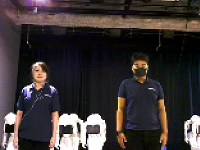
#> input picture detect-closed-faces/edited/1.png, 200 x 150 px; its folder holds only this picture in this run
$ python detect-closed-faces.py
#> lines starting #> are read from the running program, lines starting #| are printed output that depends on the picture
# type: ignore
# from flas import Flask, request, make_response, send_file
import cv2
import matplotlib.pyplot as plt
import math
import glob


#@app.route('/detect-closed-faces', methods=['POST'])
#def calculate_closed_faces():
#    image = cv.imread()
#image = cv2.imread('data/image.jpg')

def run_image(path):
#> called with path = 'edited/1.png'
    image = cv2.imread(path)
#> image is the input picture: shape (150, 200, 3); mean B, G, R 52, 52.3, 59

    if image is None:
        print("no image found")
        print(path)
        exit()

    face_cascade = cv2.CascadeClassifier('./haarcascade_frontalface_default.xml')

    gray = cv2.cvtColor(image, cv2.COLOR_BGR2GRAY)
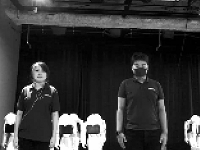
#> gray: shape (150, 200); min 0, max 255, mean 54.2
    faces = face_cascade.detectMultiScale(gray)
#> faces = ()


    face_center_coordinates = [[x+w/2,y+h/2] for x,y,w,h in faces]
#> face_center_coordinates = []

    for i, face1 in enumerate(face_center_coordinates):
        for j, face2 in enumerate(face_center_coordinates):
            if i >= j:
                # already calculated
                continue
            distance = math.sqrt((face1[0] - face2[0]) ** 2 + (face1[1] - face2[1]) ** 2)
#> this loop made 0 passes

    for (x,y,w,h) in faces:
        image = cv2.rectangle(image, (x,y), (x+w,y+h), (0,0,255), 10)

    image = cv2.cvtColor(image, cv2.COLOR_BGR2RGB)
    plt.imshow(image)
    plt.show();


image_paths = glob.glob('edited/*.png')
for path in image_paths:
    run_image(path)

$ run again, on detect-closed-faces/edited/5.png
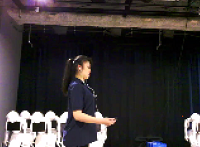
#> input picture detect-closed-faces/edited/5.png, 200 x 147 px
#> in run_image, image is the input picture: shape (147, 200, 3); mean B, G, R 53.4, 52.7, 57.8
#> in run_image, `gray = cv2.cvtColor(image, cv2.COLOR_BGR2GRAY)`:
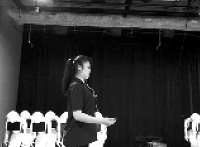
#> gray: shape (147, 200); min 0, max 255, mean 54.3
#> faces = ()
#> face_center_coordinates = []

$ run again, on detect-closed-faces/edited/6.png
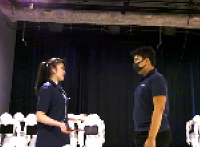
#> input picture detect-closed-faces/edited/6.png, 200 x 147 px
#> in run_image, image is the input picture: shape (147, 200, 3); mean B, G, R 51.9, 52, 58.5
#> in run_image, `gray = cv2.cvtColor(image, cv2.COLOR_BGR2GRAY)`:
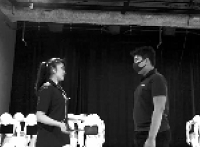
#> gray: shape (147, 200); min 0, max 255, mean 53.9
#> faces = ()
#> face_center_coordinates = []

$ run again, on detect-closed-faces/edited/7.png
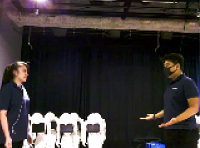
#> input picture detect-closed-faces/edited/7.png, 200 x 148 px
#> in run_image, image is the input picture: shape (148, 200, 3); mean B, G, R 51.2, 52.4, 57.8
#> in run_image, `gray = cv2.cvtColor(image, cv2.COLOR_BGR2GRAY)`:
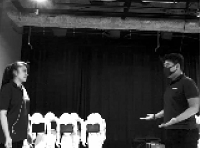
#> gray: shape (148, 200); min 0, max 255, mean 53.9
#> faces = ()
#> face_center_coordinates = []
